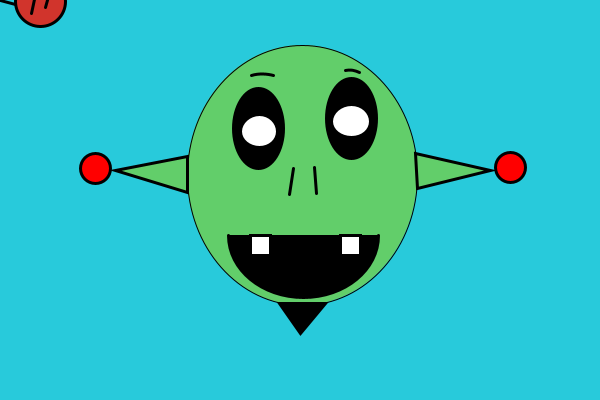
Frame 1 (no input)
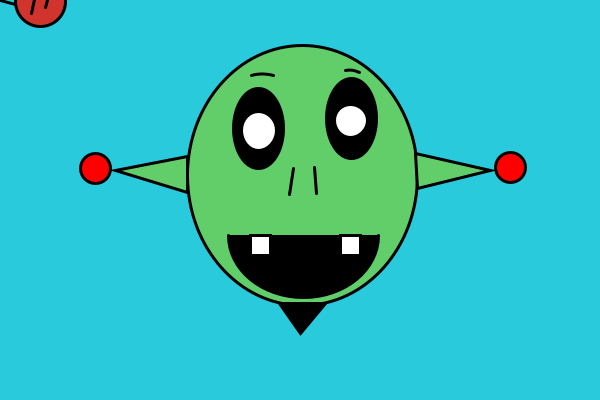
Frame 60 (the mouse pressed at the canvas centre just before this capture)
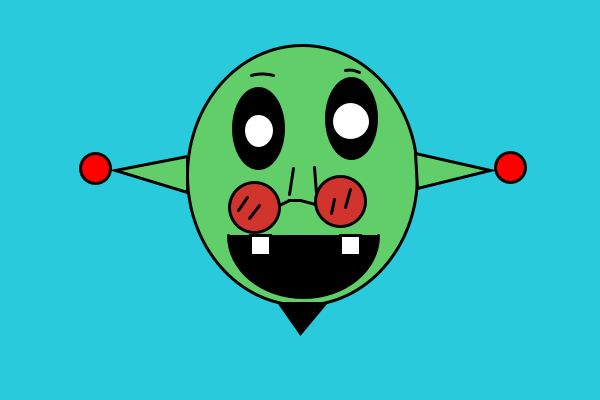
Frame 120 (the mouse held since frame 60 and released just before this capture)

The Processing sketch that drew these frames (run headless with seeded random() and noise(); from frame 60 on, the mouse is pressed at the canvas centre):

// Processing sketch: processing_119615
// ── processing_119615.pde

//el alien que hize la última vez ahora al pulsar dos veces sobre la pupila hará una imitación de CSI 
//aparte se moverá una nave espacial al fondo 



boolean csi=false;
int x = 0;
int posicionCentroOvni = 516;
void setup(){
  size(600,400); 
}
void draw(){
  

  //fondo cambiante a una especie de naranja
  if (csi){
  background(#F5BD05);
  //la nave espacial del alien se moverá hacia la izquierda y volverá a aparecer por la derecha 
  strokeWeight(5);
  fill(0,180,240);
  ellipse(posicionCentroOvni - 4,105,40,20);
  fill(#C4BEBE);
  bezier(posicionCentroOvni - 47,113,posicionCentroOvni,99,posicionCentroOvni,99,posicionCentroOvni + 41,113);
  bezier(posicionCentroOvni - 47,113,posicionCentroOvni,127,posicionCentroOvni,127,posicionCentroOvni + 41,113);
  posicionCentroOvni = posicionCentroOvni - 3;
  if (posicionCentroOvni == 0){
  posicionCentroOvni = 600;
  }
  fill(255,255,255);
  textSize(50);
  text("YEAAAAAAAAH!", 138, 40 );
  fill(255,255,255);
  textSize(20);
  text("DEAL WITH IT", 460, 334);}
  else background(#28CADB);
  println(x);
  
  /*arc(303,235,40,25,0, PI,CHORD);
  fill(255,255,255);
  rect(250,235,20,20);
  rect(340,235,20,20);*/  
 
  //cursor mouse
  println(mouseX+","+mouseY);
  
  //cara
  fill(#62CE6A);
  ellipse(302,175,230,260);
  strokeWeight(3);
  line(293,168,289,194);
  line(314,167,316,193);
  
  //ojo1
  fill(0,0,0);
  ellipse(258,128,50,80);
  fill(255,255,255);
  ellipse(259,131,random(30,40),random(30,40));
  
  //ojo2
  fill(0,0,0);
  ellipse(351,118,50,80);
  fill(255,255,255);
  ellipse(351,121,random(30,40),random(30,40));
  
  //cejas
  curve(230,89,251,75,273,75,287,85);
  curve(375,83,359,72,345,70,325,78);
  
  //orejas de alien
  fill(255,0,0);
  ellipse(510,167,30,30);
  fill(255,0,0);
  ellipse(95,168,30,30);
  fill(#62CE6A);
  triangle(187,192,115,170,187,156);
  fill(#62CE6A);
  triangle(417,188,490,170,415,153);
  

  
  //perilla
  fill(0,0,0);
  triangle(279,303,300,333,325,303);
  
  //gafas de sol quita y pon has de ponerselas con doble clic sobre sus extrañas pupilas
  fill(#D1342C);
  ellipse(mouseX - 46,mouseY + 7,50,50);
  ellipse(mouseX + 40,mouseY + 1,50,50);
  line(mouseX -21,mouseY + 5,mouseX -11,mouseY);
  line(mouseX - 11,mouseY,mouseX,mouseY);
  line(mouseX,mouseY,mouseX + 15,mouseY + 4);
  line(mouseX + 34,mouseY - 1,mouseX + 31,mouseY + 13);
  line(mouseX - 53,mouseY - 3,mouseX - 62,mouseY + 10);
  line(mouseX - 41,mouseY + 5,mouseX - 51,mouseY + 18);
  line(mouseX + 50,mouseY - 11,mouseX + 45,mouseY + 7); 
  
  
  //animacion boca
  //su boca se pondrá seria cuando le pongas las gafas
  if(x == 0){
 fill(0,0,0);
  arc(303,235,150,125,0, PI);
  fill(255,255,255);
  rect(250,235,20,20);
  rect(340,235,20,20);

  }else if(x > 1){
  fill(0,0,0);
  line(247,233,361,233);
  fill(255,255,255);
  rect(250,235,20,20);
  rect(340,235,20,20);
  }
  


}
 
void mousePressed(){
  if (mouseY > 100 && mouseY < 130 && mouseX >290 && mouseX < 325){
    x = x + 1;
    csi = true;
    }  
}
